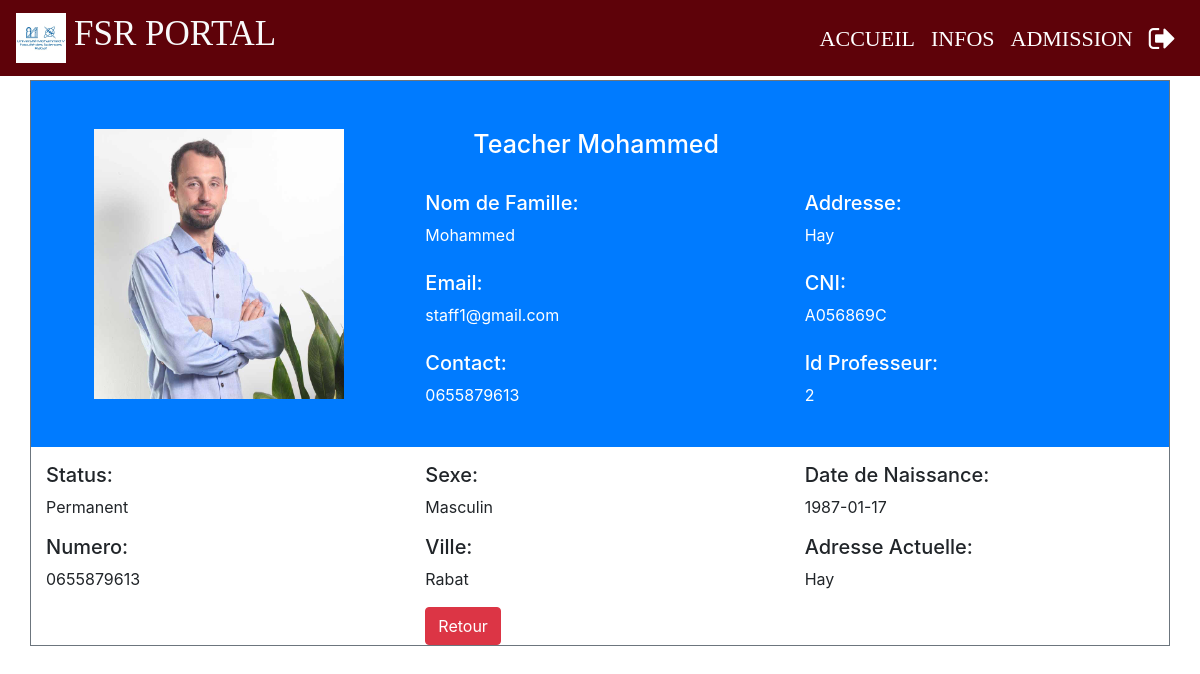
Page /Admin/display-teacher.php?teacher_id=2 (signed in) on the committed database.
### tables this page shows
CREATE TABLE `teacher_info` (
  `teacher_id` int(11) NOT NULL,
  `first_name` varchar(30) NOT NULL,
  `last_name` varchar(30) NOT NULL,
  `email` varchar(100) NOT NULL,
  `phone_no` varchar(30) NOT NULL,
  `profile_image` blob NOT NULL,
  `teacher_status` varchar(20) NOT NULL,
  `cnic` varchar(15) NOT NULL,
  `dob` varchar(15) NOT NULL,
  `gender` varchar(20) NOT NULL,
  `permanent_address` varchar(100) DEFAULT NULL,
  `place_of_birth` varchar(50) NOT NULL,
  `state` varchar(20) NOT NULL,
  `hire_date` varchar(10) NOT NULL
);

### Admin/display-teacher.php (the view, shortened to what this page needs)
<?php
	if ($_SESSION["LoginAdmin"] && !$_SESSION['LoginTeacher'])
	{
		$teacher_id=$_GET['teacher_id'];
	}
	require_once "../connection/connection.php";
?>
<!doctype html>
<html lang="en">
	<head>
	</head>
	<body>
		<?php include('../common/common-header.php') ?>
	<?php
		if($teacher_id){
			$query="select * from teacher_info where teacher_id='$teacher_id'";
		}
		else{
			$query="select * from teacher_info where email='$teacher_email'";
		}
		$run=mysqli_query($con,$query);
		while ($row=mysqli_fetch_array($run)) {
	?>
		<div class="container  mt-1 border border-secondary mb-1">
			<div class="row text-white bg-primary pt-5">
				<div class="col-md-4">
					<?php  $profile_image= $row["profile_image"] ?>
					<img class="ml-5 mb-5" height='270px' width='250px' src=<?php echo "./images/$profile_image"  ?> >
				</div>
				<div class="col-md-8">
					<h3 class="ml-5"><?php echo $row['first_name']." ".$row['last_name'] ?></h3><br>
					<div class="row">
						<div class="col-md-6">
							<h5>Nom de Famille:</h5> <?php echo $row['last_name']  ?><br><br>
							<h5>Email:</h5> <?php echo $row['email']  ?><br><br>
							<h5>Contact:</h5> <?php echo $row['phone_no']  ?><br><br>
						</div>
						<div class="col-md-6">
							<h5>Addresse:</h5> <?php echo $row['permanent_address']  ?><br><br>
							<h5>CNI:</h5> <?php echo $row['cnic']  ?><br><br>
							<h5>Id Professeur:</h5> <?php echo $row['teacher_id']  ?><br><br>
						</div>
					</div>
				</div>
			</div>
			<div class="row pt-3">
				<div class="col-md-4"><h5>Status:</h5> <?php echo $row['teacher_status']  ?></div>
				<div class="col-md-4"><h5>Sexe:</h5> <?php echo $row['gender']  ?></div>
				<div class="col-md-4"><h5>Date de Naissance:</h5> <?php echo $row['dob']  ?></div>
			</div>
			<div class="row pt-3">
				<div class="col-md-4"><h5> Numero:</h5> <?php echo $row['phone_no']  ?></div>
				<div class="col-md-4"><h5>Ville:</h5> <?php echo $row['state']  ?></div>
				<div class="col-md-4"><h5>Adresse Actuelle:</h5> <?php echo $row['permanent_address']  ?></div>
			</div>
			<div class="row mt-3">
						<div class="col-md-4">
						</div>
						<div class="col-md-4">
							<a class='btn btn-danger' href="<?php if($_SESSION["LoginAdmin"]){echo "teacher.php"; }elseif($_SESSION['LoginTeacher']) {echo"../Teacher/teacher-index.php";};?>">Retour</a>
						</div>
						<div class="col-md-4">
						</div>
			</div>
		</div>
	<?php } ?>
</body>
</html>

### Css/footer.css (style rules this page uses)
.footer-top h2,h3 { color: #fff; }

### Css/style.css (style rules this page uses)
h3 { font-size: 25px; }

### rows in the picture
teacher_info: profile_image (picture), first_name "Teacher", last_name "Mohammed", email "staff1@gmail.com", phone_no "0655879613", permanent_address "Hay", cnic "A056869C", teacher_id "2", teacher_status "Permanent", gender "Masculin", dob "1987-01-17", state "Rabat"
